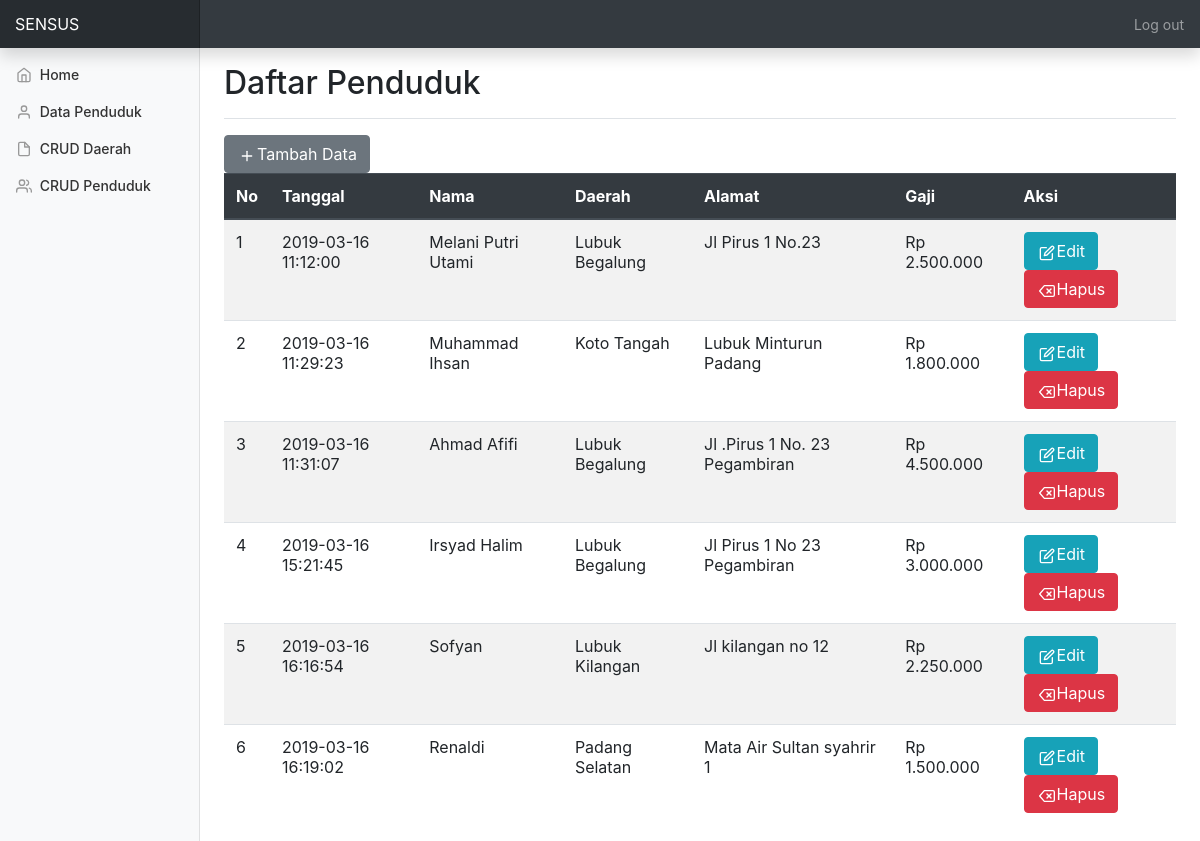
The app's page /index.php?p=penduduk (signed in) with its own data.
### tables this page shows
CREATE TABLE `person` (
  `person_id` int(11) NOT NULL,
  `person_name` varchar(30) NOT NULL,
  `region_id` int(11) NOT NULL,
  `address` text NOT NULL,
  `income` varchar(30) NOT NULL,
  `created_at` datetime NOT NULL DEFAULT CURRENT_TIMESTAMP
);

CREATE TABLE `regions` (
  `id` int(11) NOT NULL,
  `name` varchar(30) NOT NULL,
  `created_at` datetime NOT NULL DEFAULT CURRENT_TIMESTAMP
);

### penduduk.php (the view, shortened to what this page needs)
<?php
$aksi=isset($_GET['aksi']) ? $_GET['aksi'] : 'list';
switch ($aksi) {
	case 'list':
	?>
	<div class="d-flex justify-content-between flex-wrap flex-md-nowrap align-items-center pt-3 pb-2 mb-3 border-bottom">
		<h2>Daftar Penduduk</h2>
	</div>
	<button type="button" class="btn btn-secondary" data-toggle="modal" data-target="#tambahdata">
	  <i data-feather="plus" style="width: 20px;"></i>Tambah Data
	</button>
	<table class="table table-striped">
		<thead class="thead-dark">
		<tr>
			<th>No</th>
			<th>Tanggal</th>
			<th>Nama</th>
			<th>Daerah</th>
			<th>Alamat</th>
			<th>Gaji</th>
			<th>Aksi</th>
		</tr>
		</thead>
		<?php
		$ambil=mysql_query("SELECT person.person_id, person.person_name, person.region_id, person.address, person.income, person.created_at,
			regions.id, regions.name FROM person INNER JOIN regions ON person.region_id=regions.id");
		$no = 1;
		while ($data=mysql_fetch_array($ambil)) {
		?>
		<tr>
			<td><?php echo $no; ?></td>
			<td><?php echo $data['created_at']?></td>
			<td><?php echo $data['person_name']?></td>
			<td><?php echo $data['name']?></td>
			<td><?php echo $data['address']?></td>
			<td>Rp <?php echo number_format($data['income'], 0, ',', '.')?></td>
			<td>
			<a class="btn btn-info" href="?p=penduduk&aksi=edit&id_ubah=<?php echo $data['person_id']?>">
			<i data-feather="edit" style="width: 20px;"></i>Edit</a>
			<a class="btn btn-danger" href="aksi_penduduk.php?proses=hapus&id_hapus=<?php echo $data['person_id']?>"
			onclick="return confirm('Yakin akan menghapus data?')" ><i data-feather="delete" style="width: 20px;"></i>Hapus</a>
			</td>
		</tr>
		<?php
		$no++;
		}
		?>
	</table>
	<?php
		break;
	?>
<?php
}
?>

### css/dashboard.css (style rules this page uses)
body { font-size: .875rem; }
.feather { width: 16px; height: 16px; vertical-align: text-bottom; }

### records on screen
person: created_at "2019-03-16 11:12:00", person_name "Melani Putri Utami", region.name "Lubuk Begalung", address "Jl Pirus 1 No.23", income "2.500.000"
person: created_at "2019-03-16 11:29:23", person_name "Muhammad Ihsan", region.name "Koto Tangah", address "Lubuk Minturun Padang", income "1.800.000"
person: created_at "2019-03-16 11:31:07", person_name "Ahmad Afifi", region.name "Lubuk Begalung", address "Jl .Pirus 1 No. 23 Pegambiran", income "4.500.000"
person: created_at "2019-03-16 15:21:45", person_name "Irsyad Halim", region.name "Lubuk Begalung", address "Jl Pirus 1 No 23 Pegambiran", income "3.000.000"
person: created_at "2019-03-16 16:16:54", person_name "Sofyan", region.name "Lubuk Kilangan", address "Jl kilangan no 12", income "2.250.000"
person: created_at "2019-03-16 16:19:02", person_name "Renaldi", region.name "Padang Selatan", address "Mata Air Sultan syahrir 1", income "1.500.000"
